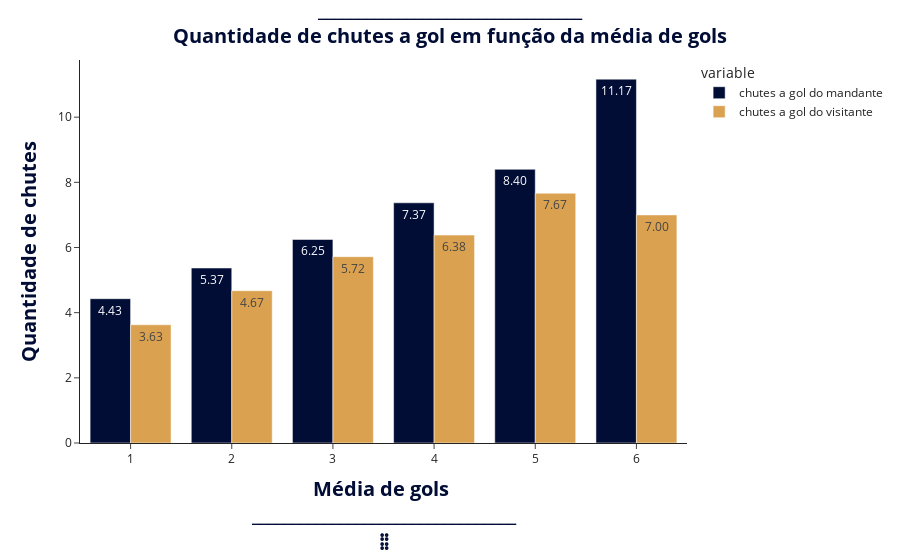

Source (notebook cell):
### Markdown cell above
* O time visitante tem um maior aproveitamento para conversão em gols de chutes em gol

### Code cell
teste = df_full_copia_corrigido.pivot_table(index = 'placar do mandante', values=['chutes a gol do mandante', 'chutes do mandante'], aggfunc='mean')
teste1 = df_full_copia_corrigido.pivot_table(index = 'placar do visitante', values=['chutes a gol do visitante', 'chutes do visitante'], aggfunc='mean')
juncao = teste.merge(teste1, on = teste.index)
juncao.set_index('key_0', inplace = True)
juncao.index.rename('Gols', inplace = True)

chutes_a_gol = px.bar(data_frame =juncao, x = juncao.index, y = ['chutes a gol do mandante', 'chutes a gol do visitante'], barmode='group', color_discrete_sequence=[
                 "#020D36", "#DAA250"], text_auto= '.2f')
                 
chutes_a_gol.update_layout(
    xaxis_title= {
        'text':'<b>Média de gols <br>_________________________________<br>⠀',
        'font_color': '#020D36',
        'font_size':20},
    yaxis_title={
        'text':'<b>Quantidade de chutes',
        'font_color': '#020D36',
        'font_size':20},
    title={
        'text': '<b>_________________________________<br>Quantidade de chutes a gol em função da média de gols',
        'x': 0.5,
        'y': 0.97,
        'font_color': '#020D36',
        'font_size':20},
    template = 'simple_white')

### Figure 1 — Plotly figure (JSON) as saved in the notebook; plotly's stock layout.template omitted (floating-point values rounded to 4 significant figures)
{"data": [{"alignmentgroup": "True", "hovertemplate": "variable=chutes a gol do mandante<br>Gols=%{x}<br>value=%{y}<extra></extra>", "legendgroup": "chutes a gol do mandante", "marker": {"color": "#020D36", "pattern": {"shape": ""}}, "name": "chutes a gol do mandante", "offsetgroup": "chutes a gol do mandante", "orientation": "v", "showlegend": true, "textposition": "auto", "texttemplate": "%{y:.2f}", "type": "bar", "x": [1, 2, 3, 4, 5, 6], "xaxis": "x", "y": [4.429, 5.37, 6.246, 7.371, 8.4, 11.17], "yaxis": "y"}, {"alignmentgroup": "True", "hovertemplate": "variable=chutes a gol do visitante<br>Gols=%{x}<br>value=%{y}<extra></extra>", "legendgroup": "chutes a gol do visitante", "marker": {"color": "#DAA250", "pattern": {"shape": ""}}, "name": "chutes a gol do visitante", "offsetgroup": "chutes a gol do visitante", "orientation": "v", "showlegend": true, "textposition": "auto", "texttemplate": "%{y:.2f}", "type": "bar", "x": [1, 2, 3, 4, 5, 6], "xaxis": "x", "y": [3.629, 4.675, 5.719, 6.381, 7.667, 7], "yaxis": "y"}], "layout": {"barmode": "group", "legend": {"title": {"text": "variable"}, "tracegroupgap": 0}, "margin": {"t": 60}, "title": {"font": {"color": "#020D36", "size": 20}, "text": "<b>_________________________________<br>Quantidade de chutes a gol em função da média de gols", "x": 0.5, "y": 0.97}, "xaxis": {"anchor": "y", "domain": [0, 1], "title": {"font": {"color": "#020D36", "size": 20}, "text": "<b>Média de gols <br>_________________________________<br>⠀"}}, "yaxis": {"anchor": "x", "domain": [0, 1], "title": {"font": {"color": "#020D36", "size": 20}, "text": "<b>Quantidade de chutes"}}}}
